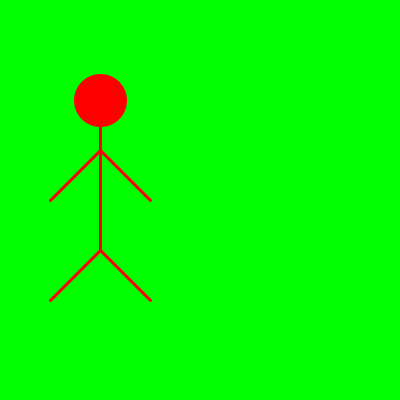
Frame 1 (no input)
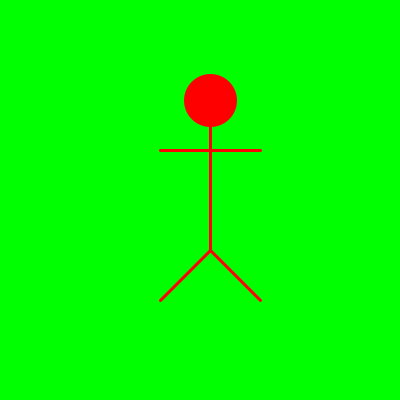
Frame 60 (the mouse pressed at the canvas centre just before this capture)
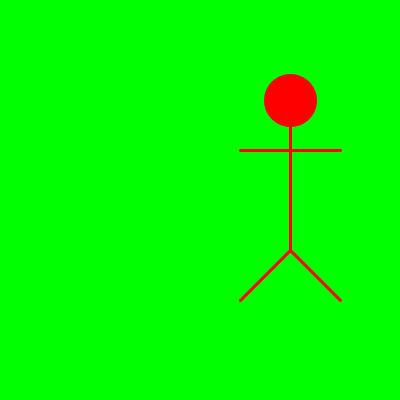
Frame 120 (the mouse held since frame 60 and released just before this capture)

The Processing sketch that drew these frames (run headless with seeded random() and noise(); from frame 60 on, the mouse is pressed at the canvas centre):

// Processing sketch: processing_37974
// ── processing_37974.pde

final int diam = 50;
final int bodyY = 150;
final int armY = 50;
final int armLength = 50;
final int legLength = 50;
final int stepX = 10;

void setup()
{
  smooth();
  size(400, 400);
  stroke(255, 0, 0);
  strokeWeight(3);
  fill(255, 0, 0);
}

void draw()
{
  int timeStep = (millis() / 100) % 40; // 1/10 of a second time steps from 0-39
  println(timeStep);
  
  background(0, 255, 0);

  // stick figure's x moves with timeStep
  // stick figure alternates moving arms up and down based on timeStep
  // draw stick moving rightwards
  if (timeStep < 20) {
    drawStick(100 + (timeStep * stepX), 100, timeStep % 2);
  }
  // draw stick moving leftwards
  else {
    drawStick(100 + (40 - timeStep) * stepX, 100, timeStep % 2);
  }
}

void drawStick(int x, int y, int armsUp)
{
  // head at x, y
  ellipse(x, y, diam, diam);

  // body
  line(x, y, x, y + bodyY);

  // if arms are up, draw a straight arm line
  if (armsUp == 1) {
    line(x - armLength, y + armY, x + armLength, y + armY);
  }
  // else draw diagonally down angle arms
  else {
    line(x, y + armY, x - armLength, y + armY + armLength);
    line(x, y + armY, x + armLength, y + armY + armLength);
  }

  // draw diagonally down legs
  line(x, y + bodyY, x - legLength, y + bodyY + legLength);
  line(x, y + bodyY, x + legLength, y + bodyY + legLength);
}
